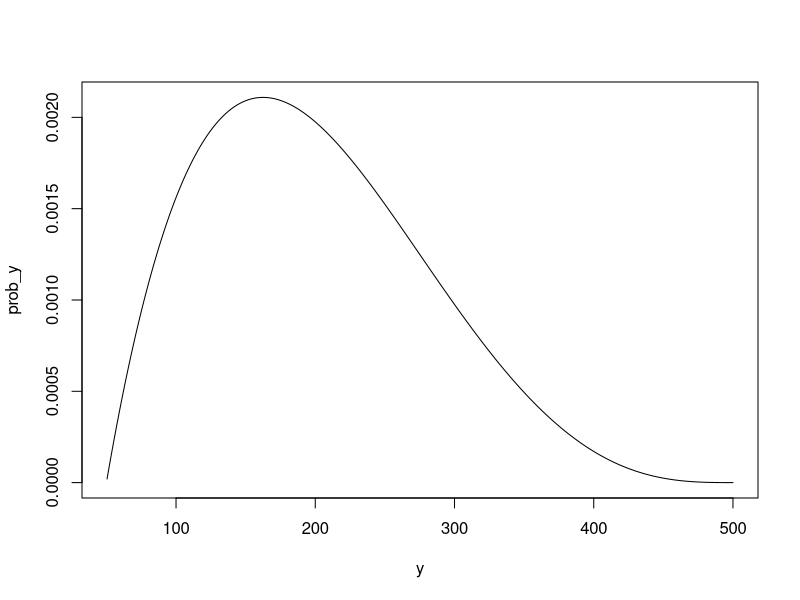

Write R code to recreate this figure.
x = (1:1000) /1000
y = x*450+50
# Note that we have used the non-central Beta distribution, with shape parameters a = 2 and b = 4.
prob_y = dbeta(x,2,4)
print(c("check=",sum(prob_y)/1000))
prob_y=prob_y/sum(prob_y)
plot(y,prob_y,type="l")

print(c("mean=" ,sum(y*prob_y)))
print(c("stdev=",sqrt(sum(y^2*prob_y)-(sum(y*prob_y))^2)))

x = (1:1000)/1000
y = 50 + 450*x
cumprob_y = pbeta(x,2,4)
exp_profit = (300-y)*cumprob_y^10
idx = which(exp_profit==max(exp_profit))
y[idx]


#If there were only 5 other bidders, then the bid would be
exp_profit=(300-y)*cumprob_y^5
idx = which(exp_profit==max(exp_profit ))
y[idx]
